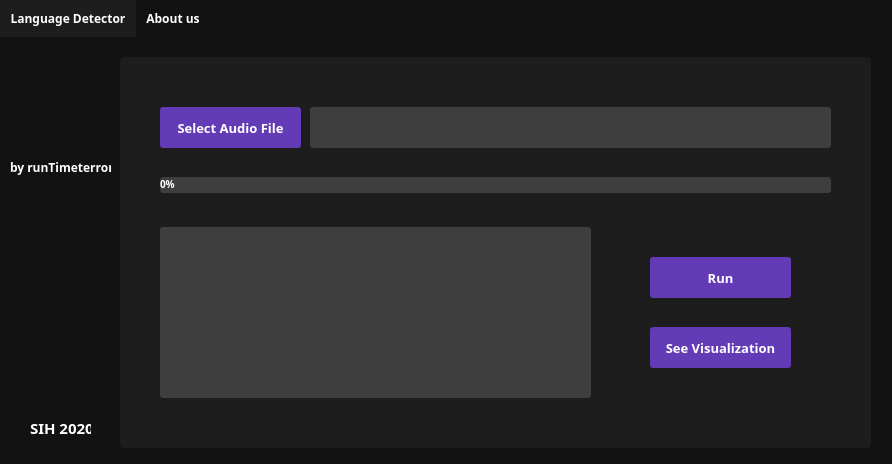
<?xml version="1.0" encoding="UTF-8"?>
<ui version="4.0">
 <class>Dialog</class>
 <widget class="QDialog" name="Dialog">
  <property name="geometry">
   <rect>
    <x>0</x>
    <y>0</y>
    <width>892</width>
    <height>464</height>
   </rect>
  </property>
  <property name="font">
   <font>
    <weight>75</weight>
    <bold>true</bold>
    <stylestrategy>PreferAntialias</stylestrategy>
   </font>
  </property>
  <property name="windowTitle">
   <string>Dialog</string>
  </property>
  <property name="styleSheet">
   <string notr="true">background-color : rgb(18, 18, 18)</string>
  </property>
  <widget class="QTabWidget" name="tabWidget">
   <property name="geometry">
    <rect>
     <x>0</x>
     <y>0</y>
     <width>891</width>
     <height>471</height>
    </rect>
   </property>
   <property name="font">
    <font>
     <family>Segoe UI Semibold</family>
     <weight>75</weight>
     <italic>false</italic>
     <bold>true</bold>
     <strikeout>false</strikeout>
     <stylestrategy>PreferAntialias</stylestrategy>
    </font>
   </property>
   <property name="styleSheet">
    <string notr="true">QTabBar::tab {
  background:  rgb(18, 18, 18);
  color: white;
  padding: 10px;
 }

 QTabBar::tab:selected {
  background:  rgb(29, 29, 29);
 }

QTabWidget::pane { 
   border: none;
}
</string>
   </property>
   <property name="tabPosition">
    <enum>QTabWidget::North</enum>
   </property>
   <property name="currentIndex">
    <number>0</number>
   </property>
   <widget class="QWidget" name="tab">
    <attribute name="title">
     <string>Language Detector</string>
    </attribute>
    <widget class="QGroupBox" name="groupBox">
     <property name="geometry">
      <rect>
       <x>120</x>
       <y>20</y>
       <width>751</width>
       <height>391</height>
      </rect>
     </property>
     <property name="styleSheet">
      <string notr="true">background: rgb(29, 29, 29);
color: white;
border-radius: 5px;
font-size: 13px;</string>
     </property>
     <property name="title">
      <string/>
     </property>
     <widget class="QPushButton" name="selectFile">
      <property name="geometry">
       <rect>
        <x>40</x>
        <y>50</y>
        <width>141</width>
        <height>41</height>
       </rect>
      </property>
      <property name="font">
       <font>
        <family>Segoe UI Semibold</family>
        <pointsize>-1</pointsize>
        <weight>75</weight>
        <bold>true</bold>
        <stylestrategy>PreferAntialias</stylestrategy>
       </font>
      </property>
      <property name="mouseTracking">
       <bool>false</bool>
      </property>
      <property name="styleSheet">
       <string notr="true">background: rgb(100, 59, 182);
color: white;
border-radius: 3px;
font-size: 13px;</string>
      </property>
      <property name="text">
       <string>Select Audio File</string>
      </property>
     </widget>
     <widget class="QTextBrowser" name="textBrowser">
      <property name="geometry">
       <rect>
        <x>190</x>
        <y>50</y>
        <width>521</width>
        <height>41</height>
       </rect>
      </property>
      <property name="font">
       <font>
        <family>Segoe UI Semibold</family>
        <pointsize>-1</pointsize>
        <weight>75</weight>
        <bold>true</bold>
        <stylestrategy>PreferAntialias</stylestrategy>
       </font>
      </property>
      <property name="styleSheet">
       <string notr="true">background: rgb(62, 62, 62);
color: white;
border-radius: 3px;
font-size: 13px;</string>
      </property>
     </widget>
     <widget class="QProgressBar" name="progressbar">
      <property name="geometry">
       <rect>
        <x>40</x>
        <y>120</y>
        <width>671</width>
        <height>16</height>
       </rect>
      </property>
      <property name="font">
       <font>
        <family>Segoe UI Semibold</family>
        <pointsize>-1</pointsize>
        <weight>75</weight>
        <bold>true</bold>
        <stylestrategy>PreferAntialias</stylestrategy>
       </font>
      </property>
      <property name="styleSheet">
       <string notr="true">background-color: rgb(62, 62, 62);
font-size: 10px;
border-radius: 3px;</string>
      </property>
      <property name="value">
       <number>0</number>
      </property>
     </widget>
     <widget class="QTextBrowser" name="opText">
      <property name="geometry">
       <rect>
        <x>40</x>
        <y>170</y>
        <width>431</width>
        <height>171</height>
       </rect>
      </property>
      <property name="font">
       <font>
        <family>Segoe UI Semibold</family>
        <pointsize>-1</pointsize>
        <weight>75</weight>
        <bold>true</bold>
        <stylestrategy>PreferAntialias</stylestrategy>
       </font>
      </property>
      <property name="styleSheet">
       <string notr="true">background: rgb(62, 62, 62);
color: white;
border-radius: 3px;
font-size: 13px;</string>
      </property>
     </widget>
     <widget class="QPushButton" name="run">
      <property name="geometry">
       <rect>
        <x>530</x>
        <y>200</y>
        <width>141</width>
        <height>41</height>
       </rect>
      </property>
      <property name="font">
       <font>
        <family>Segoe UI Semibold</family>
        <pointsize>-1</pointsize>
        <weight>75</weight>
        <bold>true</bold>
        <stylestrategy>PreferAntialias</stylestrategy>
       </font>
      </property>
      <property name="mouseTracking">
       <bool>false</bool>
      </property>
      <property name="styleSheet">
       <string notr="true">background: rgb(100, 59, 182);
color: white;
border-radius: 3px;
font-size: 13px;</string>
      </property>
      <property name="text">
       <string>Run</string>
      </property>
     </widget>
     <widget class="QPushButton" name="visual">
      <property name="geometry">
       <rect>
        <x>530</x>
        <y>270</y>
        <width>141</width>
        <height>41</height>
       </rect>
      </property>
      <property name="font">
       <font>
        <family>Segoe UI Semibold</family>
        <pointsize>-1</pointsize>
        <weight>75</weight>
        <bold>true</bold>
        <stylestrategy>PreferAntialias</stylestrategy>
       </font>
      </property>
      <property name="mouseTracking">
       <bool>false</bool>
      </property>
      <property name="styleSheet">
       <string notr="true">background: rgb(100, 59, 182);
color: white;
border-radius: 3px;
font-size: 13px;</string>
      </property>
      <property name="text">
       <string>See Visualization</string>
      </property>
     </widget>
     <widget class="QTextBrowser" name="processText">
      <property name="geometry">
       <rect>
        <x>40</x>
        <y>140</y>
        <width>431</width>
        <height>31</height>
       </rect>
      </property>
      <property name="font">
       <font>
        <family>Segoe UI Semibold</family>
        <pointsize>-1</pointsize>
        <weight>75</weight>
        <bold>true</bold>
        <stylestrategy>PreferAntialias</stylestrategy>
       </font>
      </property>
      <property name="styleSheet">
       <string notr="true">background: transparent;
color: white;
border-radius: 3px;
font-size: 13px;</string>
      </property>
     </widget>
    </widget>
    <widget class="QLabel" name="language_icon_leftside">
     <property name="geometry">
      <rect>
       <x>10</x>
       <y>20</y>
       <width>91</width>
       <height>91</height>
      </rect>
     </property>
     <property name="text">
      <string/>
     </property>
     <property name="pixmap">
      <pixmap>logo.ico</pixmap>
     </property>
     <property name="scaledContents">
      <bool>true</bool>
     </property>
    </widget>
    <widget class="QLabel" name="by_runTimeterrorr">
     <property name="geometry">
      <rect>
       <x>10</x>
       <y>120</y>
       <width>101</width>
       <height>21</height>
      </rect>
     </property>
     <property name="font">
      <font>
       <family>Segoe UI Semibold</family>
       <pointsize>-1</pointsize>
       <weight>75</weight>
       <italic>false</italic>
       <bold>true</bold>
      </font>
     </property>
     <property name="styleSheet">
      <string notr="true">font-size: 12px;
color: white;
background: transparent;</string>
     </property>
     <property name="text">
      <string>by runTimeterrorr</string>
     </property>
    </widget>
    <widget class="QLabel" name="SIH_2020">
     <property name="geometry">
      <rect>
       <x>30</x>
       <y>380</y>
       <width>61</width>
       <height>21</height>
      </rect>
     </property>
     <property name="font">
      <font>
       <family>Segoe UI Semibold</family>
       <pointsize>-1</pointsize>
       <weight>75</weight>
       <italic>false</italic>
       <bold>true</bold>
      </font>
     </property>
     <property name="styleSheet">
      <string notr="true">font-size: 15px;
color: white;
background: transparent;</string>
     </property>
     <property name="text">
      <string>SIH 2020</string>
     </property>
    </widget>
   </widget>
   <widget class="QWidget" name="tab_2">
    <attribute name="title">
     <string>About us</string>
    </attribute>
    <widget class="QGroupBox" name="rohan_card">
     <property name="geometry">
      <rect>
       <x>380</x>
       <y>0</y>
       <width>151</width>
       <height>201</height>
      </rect>
     </property>
     <property name="styleSheet">
      <string notr="true">background: rgb(29, 29, 29);
color: white;
border-radius: 5px;
font-size: 13px;</string>
     </property>
     <property name="title">
      <string/>
     </property>
     <widget class="QLabel" name="rohan_pic">
      <property name="geometry">
       <rect>
        <x>40</x>
        <y>40</y>
        <width>71</width>
        <height>71</height>
       </rect>
      </property>
      <property name="styleSheet">
       <string notr="true">background: transparent;</string>
      </property>
      <property name="text">
       <string/>
      </property>
      <property name="pixmap">
       <pixmap>assets/rohan.png</pixmap>
      </property>
      <property name="scaledContents">
       <bool>true</bool>
      </property>
     </widget>
     <widget class="QLabel" name="rohan_name">
      <property name="geometry">
       <rect>
        <x>30</x>
        <y>140</y>
        <width>101</width>
        <height>41</height>
       </rect>
      </property>
      <property name="font">
       <font>
        <family>Segoe UI Semibold</family>
        <pointsize>-1</pointsize>
        <weight>75</weight>
        <italic>false</italic>
        <bold>true</bold>
       </font>
      </property>
      <property name="styleSheet">
       <string notr="true">font-size: 15px;
color: white;
background: transparent;</string>
      </property>
      <property name="text">
       <string>Rohan Sapkal</string>
      </property>
     </widget>
    </widget>
    <widget class="QLabel" name="runTimeterrorr_logo">
     <property name="geometry">
      <rect>
       <x>10</x>
       <y>-40</y>
       <width>211</width>
       <height>211</height>
      </rect>
     </property>
     <property name="styleSheet">
      <string notr="true">background: transparent;</string>
     </property>
     <property name="text">
      <string/>
     </property>
     <property name="pixmap">
      <pixmap>assets/runtimeTerrorr_logo.png</pixmap>
     </property>
     <property name="scaledContents">
      <bool>true</bool>
     </property>
    </widget>
    <widget class="QLabel" name="runtimeTerrorr_undeLogo">
     <property name="geometry">
      <rect>
       <x>40</x>
       <y>120</y>
       <width>201</width>
       <height>41</height>
      </rect>
     </property>
     <property name="font">
      <font>
       <family>Segoe UI Semibold</family>
       <pointsize>-1</pointsize>
       <weight>75</weight>
       <italic>false</italic>
       <bold>true</bold>
      </font>
     </property>
     <property name="styleSheet">
      <string notr="true">font-size: 25px;
color: white;
background: transparent;</string>
     </property>
     <property name="text">
      <string>runtimeTerrorr</string>
     </property>
    </widget>
    <widget class="QLabel" name="problem_info">
     <property name="geometry">
      <rect>
       <x>40</x>
       <y>240</y>
       <width>271</width>
       <height>181</height>
      </rect>
     </property>
     <property name="font">
      <font>
       <family>Segoe UI Semibold</family>
       <pointsize>-1</pointsize>
       <weight>75</weight>
       <italic>false</italic>
       <bold>true</bold>
      </font>
     </property>
     <property name="styleSheet">
      <string notr="true">font-size: 15px;
color: white;
background: transparent;</string>
     </property>
     <property name="text">
      <string>Problem Statement -
Open set Language Diarization for
Indian Languages audio data

Organization - 
Bharat Electronics Limited , Bengaluru

Category - 
Software</string>
     </property>
    </widget>
    <widget class="QLabel" name="dypiemr_add">
     <property name="geometry">
      <rect>
       <x>40</x>
       <y>160</y>
       <width>271</width>
       <height>61</height>
      </rect>
     </property>
     <property name="font">
      <font>
       <family>Segoe UI Semibold</family>
       <pointsize>-1</pointsize>
       <weight>75</weight>
       <italic>false</italic>
       <bold>true</bold>
      </font>
     </property>
     <property name="styleSheet">
      <string notr="true">font-size: 15px;
color: white;
background: transparent;</string>
     </property>
     <property name="text">
      <string>Dr. D.Y. Patil Institute of Engineering,
Management and Research
Pimpri Chinchwad, Maharashtra</string>
     </property>
    </widget>
    <widget class="QGroupBox" name="roshan_card">
     <property name="geometry">
      <rect>
       <x>550</x>
       <y>0</y>
       <width>151</width>
       <height>201</height>
      </rect>
     </property>
     <property name="styleSheet">
      <string notr="true">background: rgb(29, 29, 29);
color: white;
border-radius: 5px;
font-size: 13px;</string>
     </property>
     <property name="title">
      <string/>
     </property>
     <widget class="QLabel" name="roshan_pic">
      <property name="geometry">
       <rect>
        <x>40</x>
        <y>40</y>
        <width>71</width>
        <height>71</height>
       </rect>
      </property>
      <property name="styleSheet">
       <string notr="true">background: transparent;</string>
      </property>
      <property name="text">
       <string/>
      </property>
      <property name="pixmap">
       <pixmap>assets/roshan.png</pixmap>
      </property>
      <property name="scaledContents">
       <bool>true</bool>
      </property>
     </widget>
     <widget class="QLabel" name="roshan_name">
      <property name="geometry">
       <rect>
        <x>30</x>
        <y>140</y>
        <width>101</width>
        <height>41</height>
       </rect>
      </property>
      <property name="font">
       <font>
        <family>Segoe UI Semibold</family>
        <pointsize>-1</pointsize>
        <weight>75</weight>
        <italic>false</italic>
        <bold>true</bold>
       </font>
      </property>
      <property name="styleSheet">
       <string notr="true">font-size: 15px;
color: white;
background: transparent;</string>
      </property>
      <property name="text">
       <string>Roshan Pawar</string>
      </property>
     </widget>
    </widget>
    <widget class="QGroupBox" name="sumit_card">
     <property name="geometry">
      <rect>
       <x>720</x>
       <y>0</y>
       <width>151</width>
       <height>201</height>
      </rect>
     </property>
     <property name="styleSheet">
      <string notr="true">background: rgb(29, 29, 29);
color: white;
border-radius: 5px;
font-size: 13px;</string>
     </property>
     <property name="title">
      <string/>
     </property>
     <widget class="QLabel" name="sumit_pic">
      <property name="geometry">
       <rect>
        <x>40</x>
        <y>40</y>
        <width>71</width>
        <height>71</height>
       </rect>
      </property>
      <property name="styleSheet">
       <string notr="true">background: transparent;</string>
      </property>
      <property name="text">
       <string/>
      </property>
      <property name="pixmap">
       <pixmap>assets/sumit.png</pixmap>
      </property>
      <property name="scaledContents">
       <bool>true</bool>
      </property>
     </widget>
     <widget class="QLabel" name="sumit_name">
      <property name="geometry">
       <rect>
        <x>30</x>
        <y>140</y>
        <width>91</width>
        <height>41</height>
       </rect>
      </property>
      <property name="font">
       <font>
        <family>Segoe UI Semibold</family>
        <pointsize>-1</pointsize>
        <weight>75</weight>
        <italic>false</italic>
        <bold>true</bold>
       </font>
      </property>
      <property name="styleSheet">
       <string notr="true">font-size: 15px;
color: white;
background: transparent;</string>
      </property>
      <property name="text">
       <string>Sumit Pawar</string>
      </property>
     </widget>
    </widget>
    <widget class="QGroupBox" name="saurabh_card">
     <property name="geometry">
      <rect>
       <x>380</x>
       <y>220</y>
       <width>151</width>
       <height>201</height>
      </rect>
     </property>
     <property name="styleSheet">
      <string notr="true">background: rgb(29, 29, 29);
color: white;
border-radius: 5px;
font-size: 13px;</string>
     </property>
     <property name="title">
      <string/>
     </property>
     <widget class="QLabel" name="saurabh_pic">
      <property name="geometry">
       <rect>
        <x>40</x>
        <y>40</y>
        <width>71</width>
        <height>71</height>
       </rect>
      </property>
      <property name="styleSheet">
       <string notr="true">background: transparent;</string>
      </property>
      <property name="text">
       <string/>
      </property>
      <property name="pixmap">
       <pixmap>assets/saurabh.png</pixmap>
      </property>
      <property name="scaledContents">
       <bool>true</bool>
      </property>
     </widget>
     <widget class="QLabel" name="saurabh_name">
      <property name="geometry">
       <rect>
        <x>30</x>
        <y>140</y>
        <width>111</width>
        <height>41</height>
       </rect>
      </property>
      <property name="font">
       <font>
        <family>Segoe UI Semibold</family>
        <pointsize>-1</pointsize>
        <weight>75</weight>
        <italic>false</italic>
        <bold>true</bold>
       </font>
      </property>
      <property name="styleSheet">
       <string notr="true">font-size: 15px;
color: white;
background: transparent;</string>
      </property>
      <property name="text">
       <string>Saurabh Pawar</string>
      </property>
     </widget>
    </widget>
    <widget class="QGroupBox" name="vishal_card">
     <property name="geometry">
      <rect>
       <x>550</x>
       <y>220</y>
       <width>151</width>
       <height>201</height>
      </rect>
     </property>
     <property name="styleSheet">
      <string notr="true">background: rgb(29, 29, 29);
color: white;
border-radius: 5px;
font-size: 13px;</string>
     </property>
     <property name="title">
      <string/>
     </property>
     <widget class="QLabel" name="vishal_pic">
      <property name="geometry">
       <rect>
        <x>40</x>
        <y>40</y>
        <width>71</width>
        <height>71</height>
       </rect>
      </property>
      <property name="styleSheet">
       <string notr="true">background: transparent;</string>
      </property>
      <property name="text">
       <string/>
      </property>
      <property name="pixmap">
       <pixmap>assets/vishal.png</pixmap>
      </property>
      <property name="scaledContents">
       <bool>true</bool>
      </property>
     </widget>
     <widget class="QLabel" name="vishal_name">
      <property name="geometry">
       <rect>
        <x>30</x>
        <y>140</y>
        <width>101</width>
        <height>41</height>
       </rect>
      </property>
      <property name="font">
       <font>
        <family>Segoe UI Semibold</family>
        <pointsize>-1</pointsize>
        <weight>75</weight>
        <italic>false</italic>
        <bold>true</bold>
       </font>
      </property>
      <property name="styleSheet">
       <string notr="true">font-size: 15px;
color: white;
background: transparent;</string>
      </property>
      <property name="text">
       <string>Vishal Jagtap</string>
      </property>
     </widget>
    </widget>
    <widget class="QGroupBox" name="neha_card">
     <property name="geometry">
      <rect>
       <x>720</x>
       <y>220</y>
       <width>151</width>
       <height>201</height>
      </rect>
     </property>
     <property name="styleSheet">
      <string notr="true">background: rgb(29, 29, 29);
color: white;
border-radius: 5px;
font-size: 13px;</string>
     </property>
     <property name="title">
      <string/>
     </property>
     <widget class="QLabel" name="neha_pic">
      <property name="geometry">
       <rect>
        <x>40</x>
        <y>40</y>
        <width>71</width>
        <height>71</height>
       </rect>
      </property>
      <property name="styleSheet">
       <string notr="true">background: transparent;</string>
      </property>
      <property name="text">
       <string/>
      </property>
      <property name="pixmap">
       <pixmap>assets/neha.png</pixmap>
      </property>
      <property name="scaledContents">
       <bool>true</bool>
      </property>
     </widget>
     <widget class="QLabel" name="neha_name">
      <property name="geometry">
       <rect>
        <x>40</x>
        <y>140</y>
        <width>81</width>
        <height>41</height>
       </rect>
      </property>
      <property name="font">
       <font>
        <family>Segoe UI Semibold</family>
        <pointsize>-1</pointsize>
        <weight>75</weight>
        <italic>false</italic>
        <bold>true</bold>
       </font>
      </property>
      <property name="styleSheet">
       <string notr="true">font-size: 15px;
color: white;
background: transparent;</string>
      </property>
      <property name="text">
       <string>Neha More</string>
      </property>
     </widget>
    </widget>
   </widget>
  </widget>
 </widget>
 <resources/>
 <connections/>
</ui>
